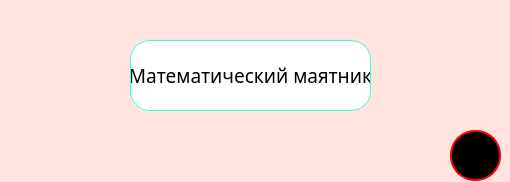
<?xml version="1.0" encoding="UTF-8"?>
<ui version="4.0">
 <class>MainWindow</class>
 <widget class="QMainWindow" name="MainWindow">
  <property name="geometry">
   <rect>
    <x>0</x>
    <y>0</y>
    <width>510</width>
    <height>182</height>
   </rect>
  </property>
  <property name="windowTitle">
   <string>MainWindow</string>
  </property>
  <property name="styleSheet">
   <string notr="true">background-color:rgb(255, 228, 224)</string>
  </property>
  <widget class="QWidget" name="centralwidget">
   <property name="autoFillBackground">
    <bool>false</bool>
   </property>
   <widget class="QPushButton" name="pushButton">
    <property name="geometry">
     <rect>
      <x>130</x>
      <y>40</y>
      <width>241</width>
      <height>71</height>
     </rect>
    </property>
    <property name="font">
     <font>
      <family>Gigi</family>
      <pointsize>14</pointsize>
     </font>
    </property>
    <property name="styleSheet">
     <string notr="true">QPushButton{
 font-size:14pt;
 background-color: rgb(255,255,255);
 border-style: solid;
 border-width:1px;
 border-radius:20px;
 border-color: rgb(65, 255, 211);

}

QPushButton:hover{
 background-color: rgb(254, 222, 255)
}

QPushButton:pressed{
 background-color:rgb(155, 232, 255)
}
</string>
    </property>
    <property name="text">
     <string>Математический маятник</string>
    </property>
   </widget>
   <widget class="QLabel" name="label2">
    <property name="geometry">
     <rect>
      <x>0</x>
      <y>70</y>
      <width>121</width>
      <height>121</height>
     </rect>
    </property>
    <property name="styleSheet">
     <string notr="true">background-color:solid</string>
    </property>
    <property name="text">
     <string/>
    </property>
    <property name="scaledContents">
     <bool>true</bool>
    </property>
   </widget>
   <widget class="QLabel" name="label">
    <property name="geometry">
     <rect>
      <x>380</x>
      <y>-6</y>
      <width>111</width>
      <height>121</height>
     </rect>
    </property>
    <property name="styleSheet">
     <string notr="true">background-color:solid</string>
    </property>
    <property name="text">
     <string/>
    </property>
    <property name="scaledContents">
     <bool>true</bool>
    </property>
   </widget>
   <widget class="QPushButton" name="pushButton_2">
    <property name="geometry">
     <rect>
      <x>450</x>
      <y>130</y>
      <width>51</width>
      <height>51</height>
     </rect>
    </property>
    <property name="styleSheet">
     <string notr="true">QPushButton{
background-color:black;
 border-style: solid;
 border-width:2px;
 border-radius:25px;
 border-color: red;

}

QPushButton:hover{

 border-color: black;
background-color:balck;

}

QPushButton:pressed{
 border-color:rgb(155, 232, 255)
}
</string>
    </property>
    <property name="text">
     <string/>
    </property>
    <property name="iconSize">
     <size>
      <width>40</width>
      <height>40</height>
     </size>
    </property>
   </widget>
  </widget>
 </widget>
 <resources/>
 <connections/>
</ui>
